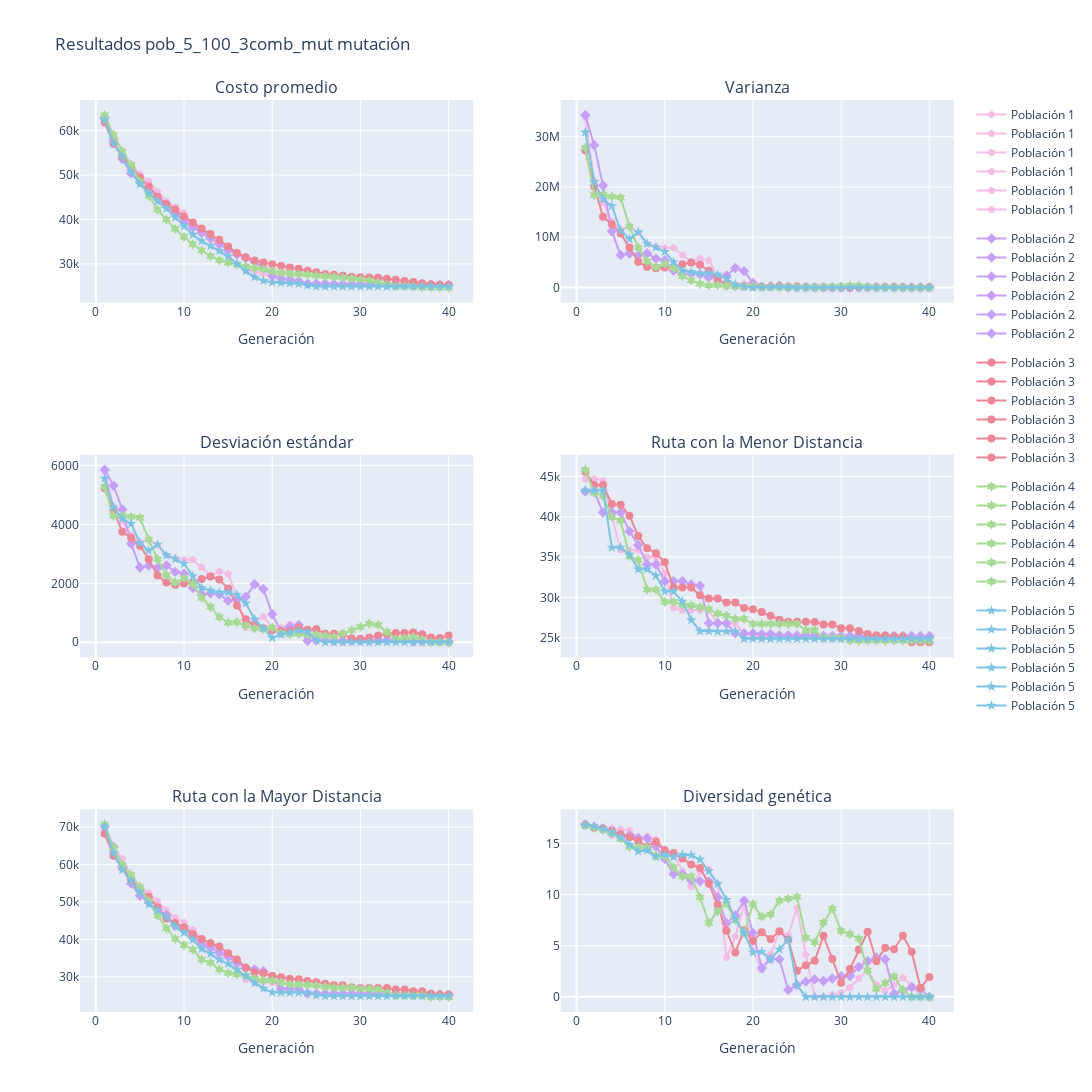

Here is the notebook cell this chart was saved with:
### Code cell
show_report(resultados5, max_gen_, msg=f"Resultados {exp_name5} mutación")
